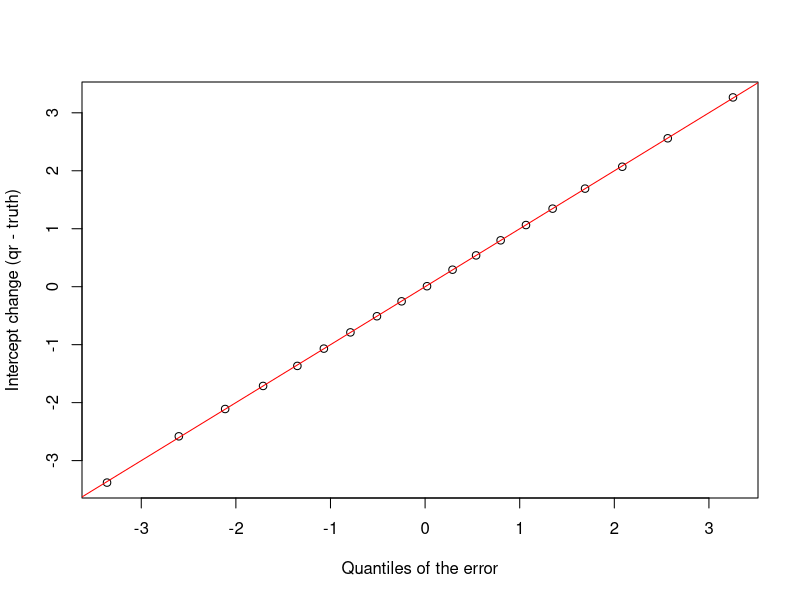
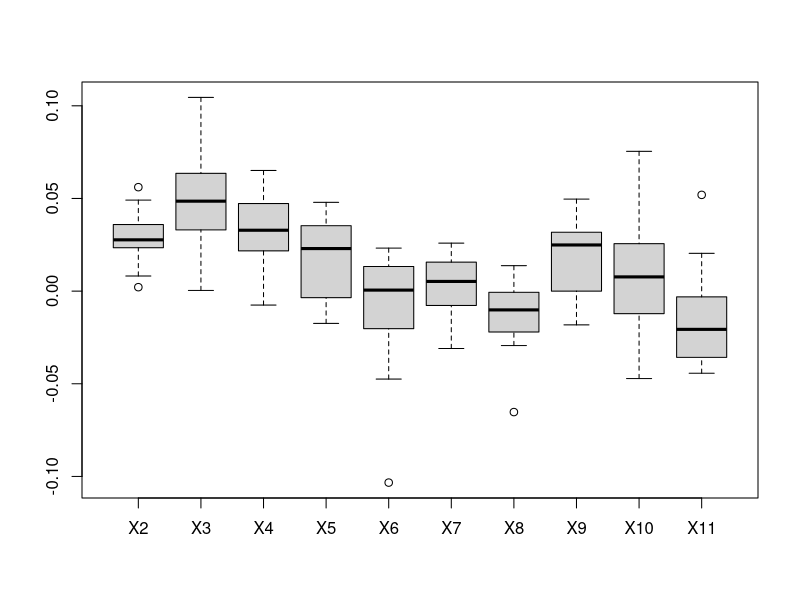

The R script that drew these images, in order:
library(mvtnorm)
library(quantreg)

# Simulate the design matrix
p <- 10
n <- 10000
mu <- rep(0, p)
Sigma <- diag(p)

set.seed(123)
X <- mvtnorm::rmvnorm(n, mean = rep(0, p), sigma  = Sigma)
X <- cbind(1, X)
head(X)

# Simulate errors
set.seed(234)
epsilon <-rnorm(n, mean = 0, sd = 2)

# Compute response
set.seed(345)
beta <- 1 + rnorm((p + 1), mean = 0, sd = 2)
beta
y <- X %*% beta + epsilon

# Linear regression
mLm <- lm(y ~ X - 1)
mLm
summary(mLm)

# Quantile regression
q <- seq(0.05, 0.95, by = 0.05)
mqr <- rq(y ~ X - 1, tau = q)
summary(mqr)

# How much does the intercept change?
str(mqr$coefficients)
mqr$coefficients[1, ] - beta[1]
quantile(epsilon, probs = q)
plot(
    quantile(epsilon, probs = q),
    mqr$coefficients[1, ] - beta[1],
    xlab = "Quantiles of the error",
    ylab = "Intercept change (qr - truth)",
)
abline(0, 1, col = "red")

# At the median we expect to estimate the true value of \beta
mqr$coefficients[1, "tau= 0.50"] - beta[1]

# How much do the slopes change?
mqr$coefficients[2:(p + 1), ] - beta[2:(p + 1)]
boxplot(t(mqr$coefficients[2:(p + 1), ] - beta[2:(p + 1)]))